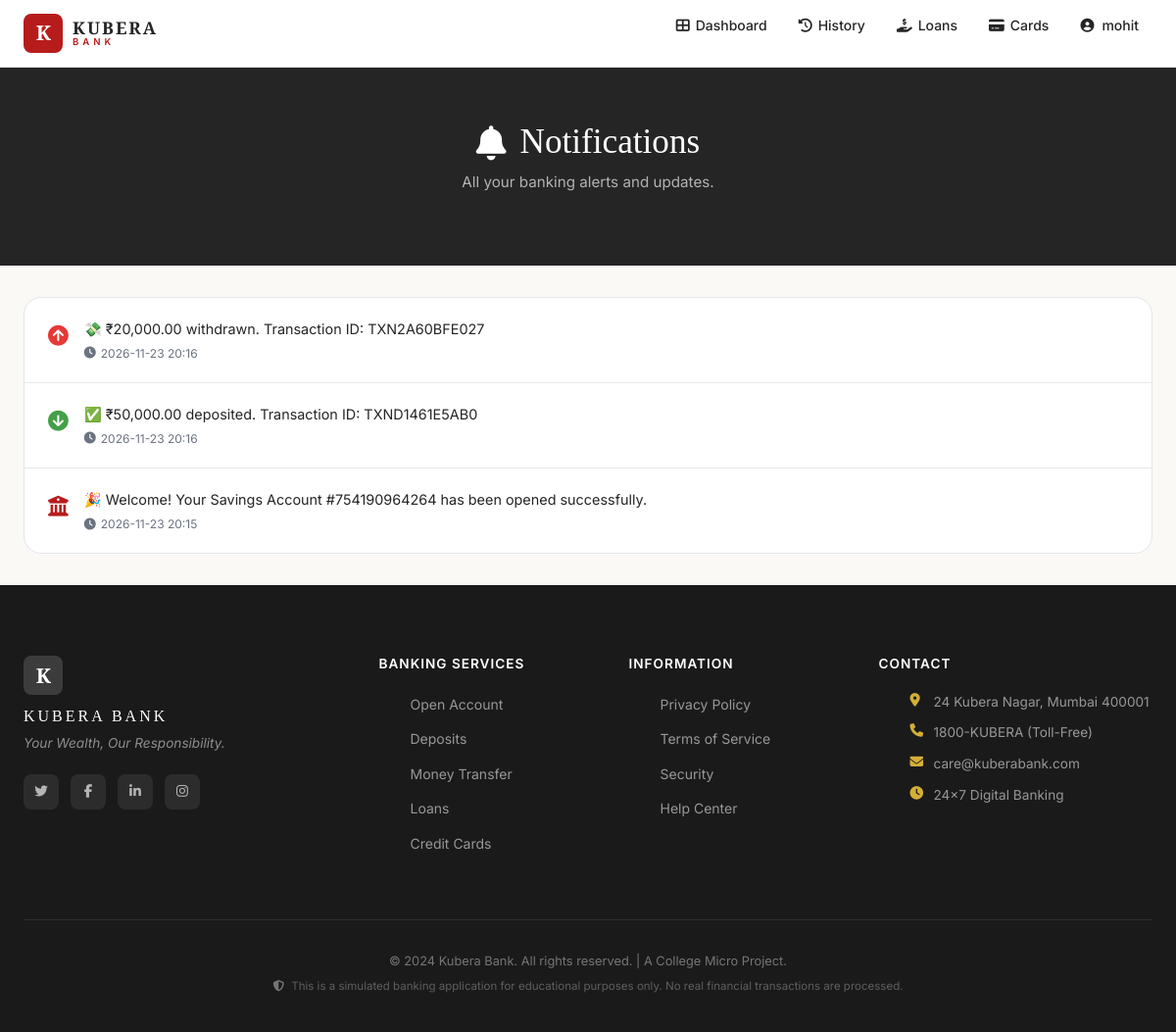
Page /notifications (signed in) on the committed database.
### tables this page shows
CREATE TABLE notifications (
            id         INTEGER PRIMARY KEY AUTOINCREMENT,
            user_id    INTEGER NOT NULL,
            message    TEXT    NOT NULL,
            is_read    INTEGER DEFAULT 0,
            created_at TEXT    DEFAULT (datetime('now', 'localtime')),
            FOREIGN KEY (user_id) REFERENCES users(id)
        );

### app.py (the view)
@app.route('/notifications')
@login_required
def notifications():
    user_id = session['user_id']
    conn = get_db_connection()
    try:
        conn.execute(
            'UPDATE notifications SET is_read = 1 WHERE user_id = ?', (user_id,)
        )
        conn.commit()
        all_notifs = conn.execute(
            'SELECT * FROM notifications WHERE user_id = ? ORDER BY created_at DESC',
            (user_id,)
        ).fetchall()
        return render_template('notifications.html', notifications=all_notifs)
    finally:
        conn.close()

### app.py (called while the page is built)
@app.before_request
def csrf_protect():
    if request.method == "POST":
        if request.path.startswith('/api/'):
            return
        token = session.get('_csrf_token')
        form_token = request.form.get('csrf_token')
        if not token or not form_token or token != form_token:
            flash('Security check failed: Invalid or expired token. Please try again.', 'danger')
            return redirect(request.referrer or url_for('index'))

def login_required(f):
    @wraps(f)
    def decorated(*args, **kwargs):
        if 'user_id' not in session:
            flash('Please log in to access your account.', 'warning')
            return redirect(url_for('login'))
        return f(*args, **kwargs)
    return decorated

### database.py (called while the page is built)
def get_db_connection():
    conn = sqlite3.connect(Config.DATABASE_PATH)
    conn.row_factory = sqlite3.Row  # Access results like: row['column_name']
    conn.execute("PRAGMA foreign_keys = ON")  # Enable foreign key support
    return conn

### templates/notifications.html (shortened to what this page needs)
{% extends "base.html" %}
{% block content %}
<div class="kb-page-wrapper">
    <div class="kb-page-header">
        <div class="kb-container">
            <h1><i class="fas fa-bell"></i> Notifications</h1>
            <p>All your banking alerts and updates.</p>
        </div>
    </div>
    <div class="kb-container">
        {% if notifications %}
        <div class="kb-notif-full-list">
            {% for n in notifications %}
            <div class="kb-notif-full-item {% if not n.is_read %}kb-notif-unread{% endif %}">
                <div class="kb-notif-full-icon">
                    {% if '✅' in n.message or 'deposited' in n.message %}
                        <i class="fas fa-arrow-circle-down" style="color:#43a047"></i>
                    {% elif '💸' in n.message or 'withdrawn' in n.message or 'transferred' in n.message %}
                        <i class="fas fa-arrow-circle-up" style="color:#e53935"></i>
                    {% elif '💳' in n.message %}
                        <i class="fas fa-credit-card" style="color:#1565c0"></i>
                    {% elif '📄' in n.message or 'loan' in n.message.lower() %}
                        <i class="fas fa-file-alt" style="color:#D4AF37"></i>
                    {% elif '🎉' in n.message %}
                        <i class="fas fa-university" style="color:#B71C1C"></i>
                    {% else %}
                        <i class="fas fa-bell" style="color:#B71C1C"></i>
                    {% endif %}
                </div>
                <div class="kb-notif-full-content">
                    <p>{{ n.message }}</p>
                    <small><i class="fas fa-clock"></i> {{ n.created_at[:16] }}</small>
                </div>
            </div>
            {% endfor %}
        </div>
        {% endif %}
    </div>
</div>
{% endblock %}

### static/css/style.css (style rules this page uses)
:root { --red: #B71C1C; --red-dark: #7f1212; --red-light: #FFEBEE; --gold: #D4AF37; --gold-light: #FFF8E1; --white: #FFFFFF; --bg: #FAF9F6; --charcoal: #252525; --grey: #6B7280; --grey-light: #F3F4F6; --border: #E5E7EB; --shadow: 0 2px 16px rgba(0,0,0,0.08); --shadow-md: 0 8px 32px rgba(0,0,0,0.12); --radius: 10px; --radius-lg: 18px; --transition: 0.3s cubic-bezier(0.4,0,0.2,1); --font-serif: 'Playfair Display', Georgia, serif; --font-sans: 'Inter', system-ui, sans-serif; }
*, *::before, *::after { box-sizing: border-box; margin: 0; padding: 0; }
html { scroll-behavior: smooth; font-size: 16px; }
body { font-family: var(--font-sans); background: var(--bg); color: var(--charcoal); line-height: 1.6; overflow-x: hidden; }
.kb-container { max-width: 1200px; margin: 0 auto; padding: 0 24px; }
.kb-page-wrapper { padding-top: 68px; }
.kb-page-header { background: var(--charcoal); color: var(--white); padding: 56px 24px; text-align: center; }
.kb-page-header h1 { font-family: var(--font-serif); font-size: clamp(1.6rem, 3vw, 2.2rem); margin-bottom: 8px; display: flex; align-items: center; justify-content: center; gap: 14px; }
.kb-page-header p { color: rgba(255,255,255,0.65); font-size: 0.95rem; }
.kb-notif-full-list { display: flex; flex-direction: column; gap: 1px; background: var(--border); border-radius: var(--radius-lg); overflow: hidden; margin: 32px 0; border: 1px solid var(--border); }
.kb-notif-full-item { display: flex; align-items: flex-start; gap: 16px; padding: 20px 24px; background: var(--white); transition: var(--transition); position: relative; }
.kb-notif-full-icon { font-size: 1.3rem; flex-shrink: 0; margin-top: 2px; }
.kb-notif-full-content p { font-size: 0.9rem; margin-bottom: 4px; }
.kb-notif-full-content small { font-size: 0.75rem; color: var(--grey); display: flex; align-items: center; gap: 5px; }

### rows in the picture
notifications: message "💸 ₹20,000.00 withdrawn. Transaction ID: TXN2A60BFE027", created_at "2026-11-23 20:16"
notifications: message "✅ ₹50,000.00 deposited. Transaction ID: TXND1461E5AB0", created_at "2026-11-23 20:16"
notifications: message "🎉 Welcome! Your Savings Account #754190964264 has been opened successfully.", created_at "2026-11-23 20:15"

### other values in the picture
{{ session.get('user_name', '').split()[0] }} "mohit"
